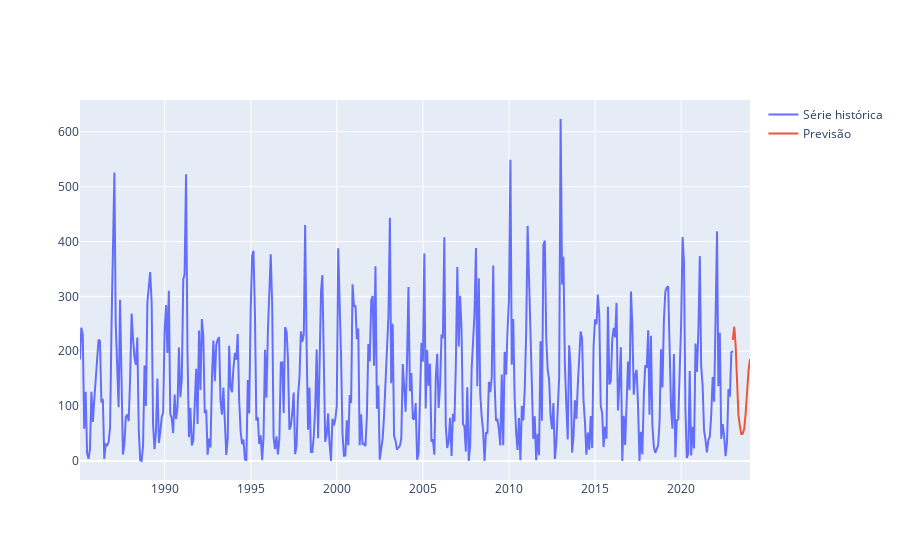

The cell this chart's notebook holds for it:
### Markdown cell above
Agora, o plot com os dados corrigidos:

### Code cell
fig = go.Figure()
fig.add_trace(go.Scatter(x=serie.index, y=serie.values,
                    mode='lines',
                    name='Série histórica'))
fig.add_trace(go.Scatter(x=prev_escala.index, y=prev_escala['Modelo_AR'],
                    mode='lines',
                    name='Previsão'))

### Figure 1 — Plotly figure (JSON) as saved in the notebook; plotly's stock layout.template omitted (floating-point values rounded to 4 significant figures; data arrays with more than 128 entries replaced by an {"elided": "..."} marker saying what was removed)
{"data": [{"mode": "lines", "name": "Série histórica", "type": "scatter", "x": {"elided": "456 str values"}, "y": {"elided": "456 float values"}}, {"mode": "lines", "name": "Previsão", "type": "scatter", "x": ["2022-12-31T00:00:00", "2023-01-31T00:00:00", "2023-02-28T00:00:00", "2023-03-31T00:00:00", "2023-04-30T00:00:00", "2023-05-31T00:00:00", "2023-06-30T00:00:00", "2023-07-31T00:00:00", "2023-08-31T00:00:00", "2023-09-30T00:00:00", "2023-10-31T00:00:00", "2023-11-30T00:00:00", "2023-12-31T00:00:00"], "y": [220.9, 244.7, 212.5, 134.8, 84.1, 63.19, 49.19, 49.78, 59.26, 86.89, 127.2, 164.9, 185.9]}], "layout": {}}
